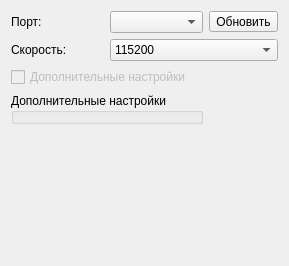
<?xml version="1.0" encoding="UTF-8"?>
<ui version="4.0">
 <class>SerialConnectionWidget</class>
 <widget class="QWidget" name="SerialConnectionWidget">
  <property name="geometry">
   <rect>
    <x>0</x>
    <y>0</y>
    <width>289</width>
    <height>266</height>
   </rect>
  </property>
  <property name="windowTitle">
   <string>Serial</string>
  </property>
  <layout class="QGridLayout" name="gridLayout">
   <item row="3" column="0" colspan="2">
    <widget class="QGroupBox" name="groupBox">
     <property name="title">
      <string>Дополнительные настройки</string>
     </property>
    </widget>
   </item>
   <item row="4" column="0">
    <spacer name="verticalSpacer">
     <property name="orientation">
      <enum>Qt::Vertical</enum>
     </property>
     <property name="sizeHint" stdset="0">
      <size>
       <width>20</width>
       <height>40</height>
      </size>
     </property>
    </spacer>
   </item>
   <item row="1" column="0">
    <widget class="QLabel" name="label_2">
     <property name="text">
      <string>Скорость:</string>
     </property>
    </widget>
   </item>
   <item row="2" column="0" colspan="2">
    <widget class="QCheckBox" name="advancedCheckBox">
     <property name="enabled">
      <bool>false</bool>
     </property>
     <property name="text">
      <string>Дополнительные настройки</string>
     </property>
    </widget>
   </item>
   <item row="0" column="1">
    <widget class="QComboBox" name="comPortComboBox"/>
   </item>
   <item row="0" column="0">
    <widget class="QLabel" name="label">
     <property name="text">
      <string>Порт:</string>
     </property>
    </widget>
   </item>
   <item row="0" column="2">
    <widget class="QToolButton" name="updatePortsButton">
     <property name="text">
      <string>Обновить</string>
     </property>
    </widget>
   </item>
   <item row="1" column="1" colspan="2">
    <widget class="QComboBox" name="serialSpeedComboBox">
     <property name="currentIndex">
      <number>7</number>
     </property>
     <item>
      <property name="text">
       <string>1200</string>
      </property>
     </item>
     <item>
      <property name="text">
       <string>2400</string>
      </property>
     </item>
     <item>
      <property name="text">
       <string>4800</string>
      </property>
     </item>
     <item>
      <property name="text">
       <string>9600</string>
      </property>
     </item>
     <item>
      <property name="text">
       <string>19200</string>
      </property>
     </item>
     <item>
      <property name="text">
       <string>38400</string>
      </property>
     </item>
     <item>
      <property name="text">
       <string>57600</string>
      </property>
     </item>
     <item>
      <property name="text">
       <string>115200</string>
      </property>
     </item>
     <item>
      <property name="text">
       <string>230400</string>
      </property>
     </item>
     <item>
      <property name="text">
       <string>460800</string>
      </property>
     </item>
     <item>
      <property name="text">
       <string>921600</string>
      </property>
     </item>
    </widget>
   </item>
  </layout>
 </widget>
 <tabstops>
  <tabstop>comPortComboBox</tabstop>
  <tabstop>updatePortsButton</tabstop>
  <tabstop>serialSpeedComboBox</tabstop>
  <tabstop>advancedCheckBox</tabstop>
 </tabstops>
 <resources/>
 <connections>
  <connection>
   <sender>advancedCheckBox</sender>
   <signal>toggled(bool)</signal>
   <receiver>groupBox</receiver>
   <slot>setVisible(bool)</slot>
   <hints>
    <hint type="sourcelabel">
     <x>109</x>
     <y>74</y>
    </hint>
    <hint type="destinationlabel">
     <x>120</x>
     <y>96</y>
    </hint>
   </hints>
  </connection>
 </connections>
</ui>
